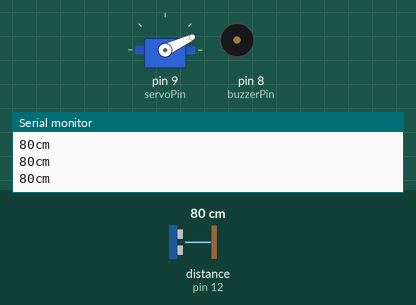
Simulated run of this sketch. Board: Arduino Uno, built with avr-gcc and run on an emulated ATmega328P. Parts: servo, buzzer (waves = sounding, pin HIGH), the last lines printed to the serial monitor. Inputs (shaded band) come from the test bench; at power-on: distance to the obstacle (sensor on pin 12) 80 cm. The echo pulse lasts 58.3 µs per cm.

Above: at 1.27 s.
1.3 s: distance to the obstacle (sensor on pin 12) set to 2 cm
At 2.27 s:
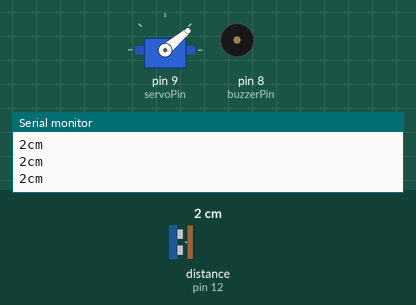
4.3 s: distance to the obstacle (sensor on pin 12) set to 4 cm
At 4.53 s:
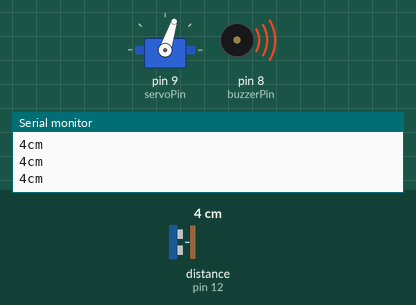
7.3 s: distance to the obstacle (sensor on pin 12) set to 7 cm
At 7.49 s:
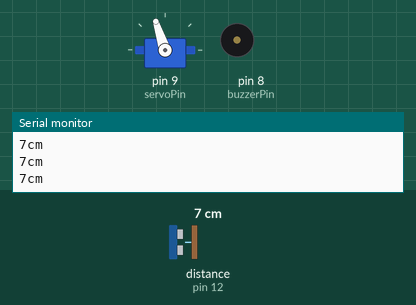
10.3 s: distance to the obstacle (sensor on pin 12) set to 120 cm
13.3 s: distance to the obstacle (sensor on pin 12) set to 250 cm
Timing chart, 0 to 17.3 s (numbered marks = the images above; inputs shaded):
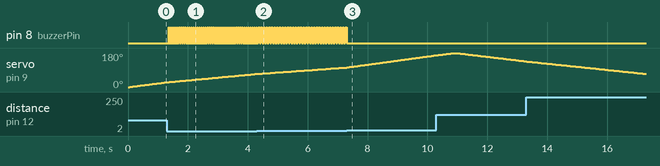

Measured:
- the behaviour switches between 5 and 6 cm on distance to the obstacle (sensor on pin 12) (found by bisection; images 2 and 3)
- after the input at 1.3 s, pin 8 (buzzerPin): alternates HIGH for 0.02 s and LOW for 0.05 s, starting after 0.06 s
- after the input at 4.3 s, pin 8 (buzzerPin): alternates HIGH for 0.04 s and LOW for 0.05 s, starting after 0.18 s
- after the input at 7.3 s, pin 8 (buzzerPin): goes on until 7.3 s, then stays LOW

The sketch:

radar.ino
```cpp
#include <Servo.h>
#include "SR04.h"


const int servoPin= 9;
const int triggerPin = 12;
const int echoPin = 11;
const int buzzerPin = 8;

Servo myservo;
SR04 mySensor = SR04(echoPin,  triggerPin);
long distance;

//epBuzzer();

void setup() {
  // put your setup code here, to run once:
myservo.attach(servoPin);
Serial.begin(9600);
pinMode(buzzerPin, OUTPUT);
}

void loop() {
  // put your main code here, to run repeatedly:
for(int i=0; i<= 180; i++)
  {
     myservo.write(i);
     delay(20);
      distance = mySensor.Distance();
      Serial.print(distance);
      Serial.println("cm");
      if(distance <= 5)
     {
      int beepInterval = map(distance, 5, 0, 50, 1);
      beepBuzzer(beepInterval);
     }
  }
for(int i=180; i>= 0; i--)
  {
     myservo.write(i);
     delay(20);
     distance = mySensor.Distance();
     Serial.print(distance);
     Serial.println("cm");
     if(distance <= 5)
     {
      int beepInterval = map(distance, 5, 0, 50, 1);
      beepBuzzer(beepInterval);
     }
  }
}


void beepBuzzer(int beepInterval)
{
  digitalWrite(buzzerPin, HIGH);
  delay(beepInterval);
  digitalWrite(buzzerPin, LOW);
  delay(1);

}
```
